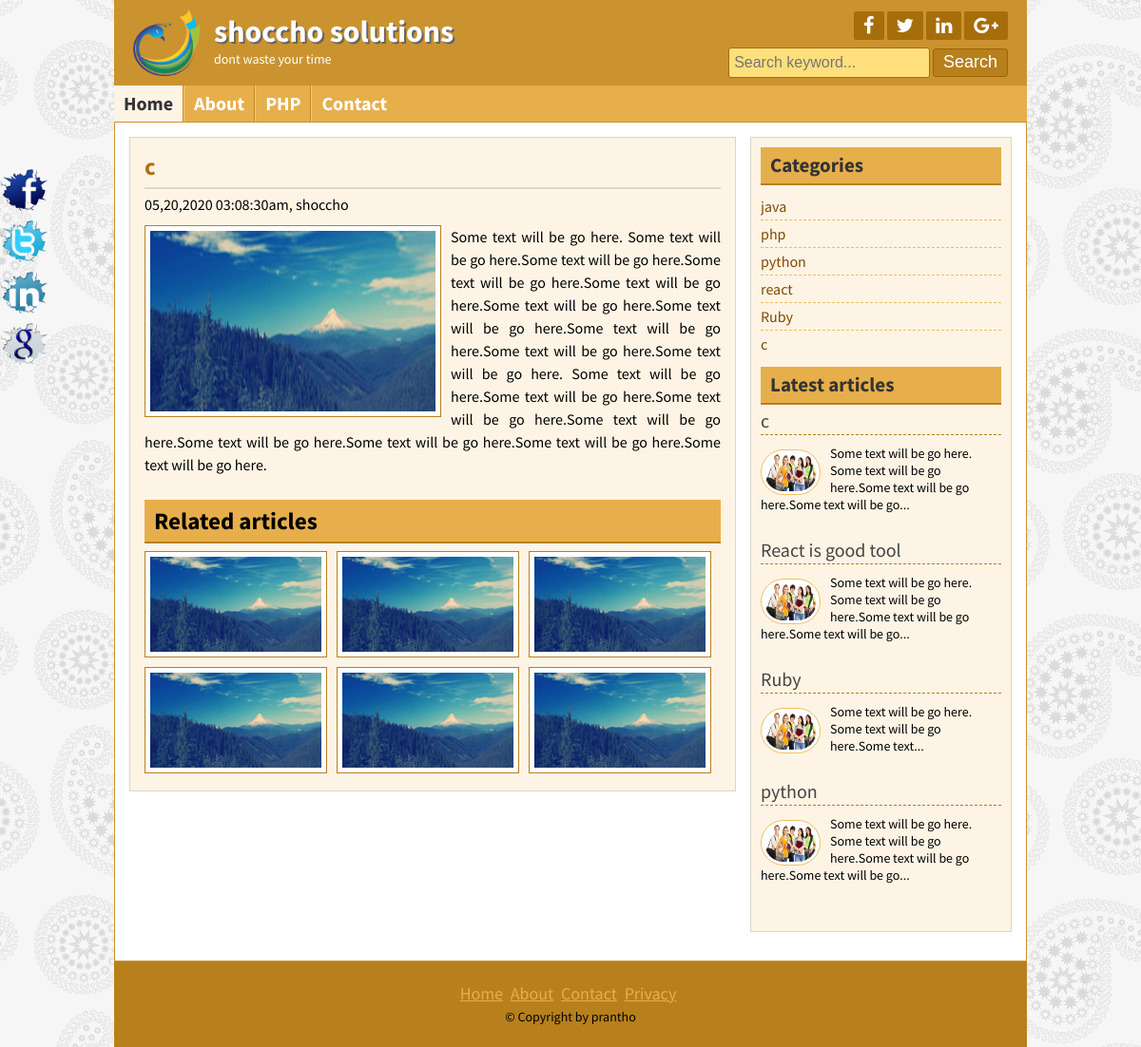
The page /post.php?id=12 on the database its author committed.
### tables this page shows
CREATE TABLE `slogan` (
  `id` int(11) NOT NULL,
  `sloga` varchar(255) NOT NULL,
  `des` varchar(255) NOT NULL,
  `img` varchar(100) NOT NULL
);

CREATE TABLE `social` (
  `id` int(11) NOT NULL,
  `Facebook` varchar(255) NOT NULL,
  `Twitter` varchar(255) NOT NULL,
  `LinkedIn` varchar(255) NOT NULL,
  `Google` varchar(255) NOT NULL
);

CREATE TABLE `pages` (
  `id` int(11) NOT NULL,
  `nav` varchar(30) NOT NULL,
  `title` varchar(30) NOT NULL,
  `post` text NOT NULL,
  `time` timestamp NOT NULL DEFAULT current_timestamp()
);

CREATE TABLE `post` (
  `postid` int(11) NOT NULL,
  `catid` int(11) NOT NULL,
  `Title` varchar(255) NOT NULL,
  `post` text NOT NULL,
  `author` varchar(100) NOT NULL,
  `Image` varchar(255) NOT NULL DEFAULT 'post2.png',
  `time` timestamp NOT NULL DEFAULT current_timestamp()
);

CREATE TABLE `category` (
  `catid` int(11) NOT NULL,
  `category` varchar(255) NOT NULL
);

CREATE TABLE `footer` (
  `id` int(11) NOT NULL,
  `copy` varchar(255) NOT NULL
);

### lib/Database.php (called while the page is built, shortened)
<?php
class database{
    public function __construct(){
        $this->link =mysqli_connect('localhost','root','','blog') or die("error is:".mysqli_error($this->link));
    }
    public function select($data){
       $sel = mysqli_query($this->link,$data);
       if($sel){
         return $sel;
       }
    }
}
?>

### helpers/help.php (called while the page is built, shortened)
<?php
 class help{
    public function date($date){
       $d= date("m,d,Y h:i:sa",strtotime($date));
       return $d;
    }
    public function read($data,$limit){
        $data=substr($data,0,$limit);
        $data=substr($data,0,strrpos($data,' ')) .'...';
        return $data;
    }
 }

### post.php (the view)
<?php include 'inc/header.php'; ?>
<?php
if(!isset($_GET['id'])){
	header('location:404.php');
}
else{
		$id=$_GET['id'];
		$select="SELECT * FROM post where postid = $id";
		$query = $db->select($select);
		while($row= mysqli_fetch_array($query)){?>
	<div class="contentsection contemplete clear">
		<div class="maincontent clear">
			<div class="about">
				<h2><?php echo $row['Title'];?></h2>
				<h4><?php echo $help->date($row['time']);?>, <?php echo $row['author'];?></h4>
				<img src="images/<?php echo $row['Image'];?>" alt="MyImage"/>
				<p><?php echo $row['post'];?></p>
				<div class="relatedpost clear">
					<h2>Related articles</h2>
					<a href="#"><img src="images/post1.jpg" alt="post image"/></a>
					<a href="#"><img src="images/post1.jpg" alt="post image"/></a>
					<a href="#"><img src="images/post1.jpg" alt="post image"/></a>
					<a href="#"><img src="images/post1.jpg" alt="post image"/></a>
					<a href="#"><img src="images/post1.jpg" alt="post image"/></a>
					<a href="#"><img src="images/post1.jpg" alt="post image"/></a>
				</div>
			</div>
		</div>
		<?php
		}
}
?>
<?php include 'inc/sidebar.php'; ?>
<?php include 'inc/footer.php'; ?>

### inc/header.php (shortened to what this page needs)
<!DOCTYPE html>
<html>
<head>
	<link rel="stylesheet" href="font-awesome-4.5.0/css/font-awesome.css">
	<link rel="stylesheet" href="css/nivo-slider.css" type="text/css" media="screen" />
	<link rel="stylesheet" href="style.css">
</head>
<body>
	<?php
	include "lib/Database.php";
	include "helpers/help.php";
	$help = new help();
	$db = new database();
	?>
	<div class="headersection templete clear">
		<a href="#">
			<div class="logo">
				<?php
				$select = "SELECT * FROM `slogan`";
				$query = $db->select($select);
				while ($row = mysqli_fetch_assoc($query)) { ?>
					<img src="images/<?php echo $row['img']; ?>" alt="Logo" />
					<h2><?php echo $row['sloga']; ?></h2>
					<p><?php echo $row['des']; ?></p>
				<?php
				}
				?>
			</div>
		</a>
		<div class="social clear">
			<div class="icon clear">
				<?php
				$select = "SELECT * FROM `social`";
				$query = $db->select($select);
				while ($row = mysqli_fetch_assoc($query)) { ?>
					<a href="<?php echo $row['Facebook']; ?>" target="_blank"><i class="fa fa-facebook"></i></a>
					<a href="<?php echo $row['Twitter']; ?>" target="_blank"><i class="fa fa-twitter"></i></a>
					<a href="<?php echo $row['LinkedIn']; ?>" target="_blank"><i class="fa fa-linkedin"></i></a>
					<a href="<?php echo $row['Google']; ?>" target="_blank"><i class="fa fa-google-plus"></i></a>
				<?php
				};
				?>
			</div>
			<div class="searchbtn clear">
				<form action="search.php" method="post">
					<input type="text" name="search" placeholder="Search keyword..." />
					<input type="submit" name="submit" value="Search" />
				</form>
			</div>
		</div>
	</div>
	<div class="navsection templete">
		<ul>
			<li><a id="active" href="index.php">Home</a></li>
			<?php
			$select = "SELECT * FROM pages";
			$query = $db->select($select);
			while ($page = mysqli_fetch_array($query)) { ?>
				<li><a href="common.php?id=<?php echo $page['id']; ?>"><?php echo $page['nav']; ?></a></li>
			<?php
			}
			?>
			<li><a href="contact.php">Contact</a></li>
		</ul>
	</div>

### inc/sidebar.php
<div class="sidebar clear">
	<div class="samesidebar clear">
		<h2>Categories</h2>
		<ul>
			<?php
			$select = "SELECT * FROM `category` ORDER BY catid";
			$query = $db->select($select);
			while ($row = mysqli_fetch_assoc($query)) { ?>
				<li><a href="category.php?id=<?php echo $row['catid']; ?>"><?php echo $row['category']; ?></a></li>
			<?php
			};
			?>
		</ul>
	</div>
	<div class="samesidebar clear">
		<h2>Latest articles</h2>
		<?php
		$select = "SELECT * FROM `post` ORDER BY postid DESC Limit 4";
		$query = $db->select($select);
		while ($row = mysqli_fetch_assoc($query)) { ?>
			<div class="popular clear">
				<h3><a href="post.php?id=<?php echo $row['postid']; ?>"><?php echo $row['Title']; ?></a></h3>
				<a href="post.php?id=<?php echo $row['postid']; ?>"><img src="images/<?php echo $row['Image']; ?>" alt="post image" /></a>
				<p><?php echo $help->read($row['post'], 100); ?></p>
			</div>
		<?php
		};
		?>
	</div>
</div>
</div>

### inc/footer.php (shortened to what this page needs)
<div class="footersection templete clear">
	  <div class="footermenu clear">
		<ul>
			<li><a href="#">Home</a></li>
			<li><a href="#">About</a></li>
			<li><a href="#">Contact</a></li>
			<li><a href="#">Privacy</a></li>
		</ul>
	  </div>
	 		 <?php
				$select="SELECT * FROM `footer`";
				$query = $db->select($select);
				while($row= mysqli_fetch_assoc($query)){?>
					<p><?php echo $row['copy'];?></p>
				<?php
				}
				?>
	</div>
	<div class="fixedicon clear">
		<a href="http://www.facebook.com"><img src="images/fb.png" alt="Facebook"/></a>
		<a href="http://www.twitter.com"><img src="images/tw.png" alt="Twitter"/></a>
		<a href="http://www.linkedin.com"><img src="images/in.png" alt="LinkedIn"/></a>
		<a href="http://www.google.com"><img src="images/gl.png" alt="GooglePlus"/></a>
	</div>
</body>
</html>

### rows shown on the page
slogan: img (picture), sloga "shoccho solutions", des "dont waste your time"
pages: nav "About"
pages: nav "PHP"
post: Title "c", time "05,20,2020 03:08:30am", author "shoccho", Image (picture), post "Some text will be go here. Some text will be go here.Some text will be go here.Some text will be go here.Some text will be go here.Some text will be go here.Some text will be go here.Some text will be go here.Some text will be go here.Some text will be go here. Some text will be go here.Some text will be go here.Some text will be go here.Some text will be go here.Some text will be go here.Some text will be go here.Some text will be go here.Some text will be go here."
category: category "java"
category: category "php"
category: category "python"
category: category "react"
category: category "Ruby"
category: category "c"
post: Title "c", Image (picture), post "Some text will be go here. Some text will be go here.Some text will be go here.Some text will be go..."
post: Title "React is good tool", Image (picture), post "Some text will be go here. Some text will be go here.Some text will be go here.Some text will be go..."
post: Title "Ruby", Image (picture), post "Some text will be go here. Some text will be go here.Some text..."
post: Title "python", Image (picture), post "Some text will be go here. Some text will be go here.Some text will be go here.Some text will be go..."
footer: copy "© Copyright by prantho"
